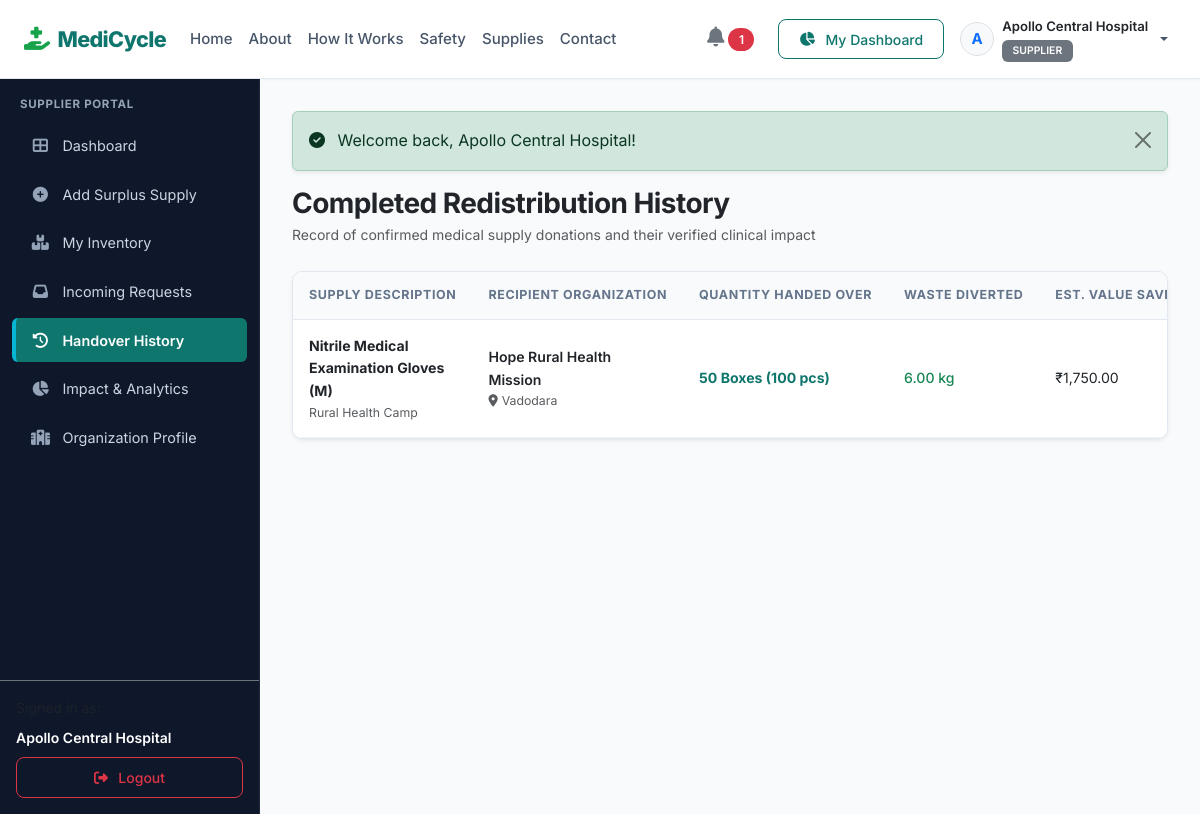
The page /supplier/history.php (signed in) on the database its author committed.
### tables this page shows
CREATE TABLE requests (
    id INT AUTO_INCREMENT PRIMARY KEY,
    supply_id INT NOT NULL,
    requester_id INT NOT NULL,
    requested_quantity INT NOT NULL,
    purpose VARCHAR(255) DEFAULT NULL,
    urgency ENUM('Low', 'Medium', 'High', 'Critical') DEFAULT 'Medium',
    preferred_collection_date DATE DEFAULT NULL,
    message TEXT,
    smart_match_score INT DEFAULT NULL,
    status ENUM('Pending', 'Accepted', 'Ready for Handover', 'Collected', 'Received', 'Completed', 'Rejected') DEFAULT 'Pending',
    supplier_remarks TEXT DEFAULT NULL,
    handover_code VARCHAR(30) DEFAULT NULL,
    requested_at TIMESTAMP DEFAULT CURRENT_TIMESTAMP,
    approved_at DATETIME DEFAULT NULL,
    ready_at DATETIME DEFAULT NULL,
    completed_at DATETIME DEFAULT NULL,
    CONSTRAINT fk_request_supply FOREIGN KEY (supply_id) REFERENCES medical_supplies(id) ON DELETE CASCADE,
    CONSTRAINT fk_request_user FOREIGN KEY (requester_id) REFERENCES users(id) ON DELETE CASCADE,
    INDEX idx_request_status (status)
);

CREATE TABLE medical_supplies (
    id INT AUTO_INCREMENT PRIMARY KEY,
    supplier_id INT NOT NULL,
    category_id INT NOT NULL,
    supply_name VARCHAR(150) NOT NULL,
    description TEXT,
    quantity INT NOT NULL,
    unit VARCHAR(50) NOT NULL,
    condition_status ENUM('New / Unopened', 'Sterile Sealed', 'Surplus Stock') NOT NULL,
    packaging_status ENUM('Original Factory Seal', 'Tamper Evident Packaging', 'Intact Outer Box') NOT NULL,
    expiry_date DATE NOT NULL,
    batch_number VARCHAR(100) DEFAULT NULL,
    storage_requirements VARCHAR(150) DEFAULT 'Room Temperature',
    location VARCHAR(150) NOT NULL,
    availability_date DATE DEFAULT NULL,
    minimum_request_quantity INT DEFAULT 1,
    status ENUM('Available', 'Reserved', 'Handed Over', 'Completed', 'Cancelled') DEFAULT 'Available',
    priority_score INT DEFAULT 50,
    priority_level ENUM('Low', 'Medium', 'High', 'Critical') DEFAULT 'Medium',
    created_at TIMESTAMP DEFAULT CURRENT_TIMESTAMP,
    updated_at TIMESTAMP DEFAULT CURRENT_TIMESTAMP ON UPDATE CURRENT_TIMESTAMP,
    CONSTRAINT fk_supply_supplier FOREIGN KEY (supplier_id) REFERENCES users(id) ON DELETE CASCADE,
    CONSTRAINT fk_supply_category FOREIGN KEY (category_id) REFERENCES categories(id) ON DELETE RESTRICT,
    INDEX idx_supply_status (status),
    INDEX idx_supply_expiry (expiry_date),
    INDEX idx_supply_priority (priority_score)
);

CREATE TABLE organizations (
    id INT AUTO_INCREMENT PRIMARY KEY,
    user_id INT NOT NULL,
    organization_name VARCHAR(150) NOT NULL,
    organization_type VARCHAR(50) NOT NULL,
    license_number VARCHAR(100) DEFAULT NULL,
    address TEXT NOT NULL,
    city VARCHAR(100) NOT NULL,
    state VARCHAR(100) NOT NULL,
    pincode VARCHAR(20) NOT NULL,
    verification_status ENUM('pending', 'verified', 'rejected') DEFAULT 'verified',
    created_at TIMESTAMP DEFAULT CURRENT_TIMESTAMP,
    CONSTRAINT fk_org_user FOREIGN KEY (user_id) REFERENCES users(id) ON DELETE CASCADE,
    INDEX idx_org_city (city)
);

CREATE TABLE impact_metrics (
    id INT AUTO_INCREMENT PRIMARY KEY,
    request_id INT NOT NULL,
    quantity_redistributed INT NOT NULL,
    estimated_waste_avoided DECIMAL(10,2) NOT NULL COMMENT 'kg of medical consumable packaging waste averted',
    estimated_value_saved DECIMAL(10,2) NOT NULL COMMENT 'estimated monetary value in INR',
    organizations_helped INT DEFAULT 1,
    created_at TIMESTAMP DEFAULT CURRENT_TIMESTAMP,
    CONSTRAINT fk_impact_request FOREIGN KEY (request_id) REFERENCES requests(id) ON DELETE CASCADE
);

### includes/functions.php (called while the page is built, shortened)
<?php
function e($string) {
    return htmlspecialchars((string)($string ?? ''), ENT_QUOTES, 'UTF-8');
}

### supplier/history.php (the view, shortened to what this page needs)
<?php
require_once __DIR__ . '/../config/config.php';
$userId = $_SESSION['user_id'];
$stmt = $pdo->prepare("SELECT r.*, s.supply_name, s.unit,
                              u.name as recipient_name, o.organization_name, o.city,
                              m.quantity_redistributed, m.estimated_waste_avoided, m.estimated_value_saved
                       FROM requests r
                       JOIN medical_supplies s ON r.supply_id = s.id
                       JOIN users u ON r.requester_id = u.id
                       LEFT JOIN organizations o ON u.id = o.user_id
                       LEFT JOIN impact_metrics m ON r.id = m.request_id
                       WHERE s.supplier_id = ? AND r.status = 'Completed'
                       ORDER BY r.completed_at DESC");
$stmt->execute([$userId]);
$history = $stmt->fetchAll();
include __DIR__ . '/../includes/header.php';
include __DIR__ . '/../includes/navbar.php';
?>
<div class="app-container">
    <?php include __DIR__ . '/../includes/sidebar.php'; ?>
    <div class="app-content">
        <?php echo render_flash_messages(); ?>
        <div class="d-flex justify-content-between align-items-center mb-4">
            <div>
                <h3 class="fw-bold text-dark mb-1">Completed Redistribution History</h3>
                <p class="text-muted small mb-0">Record of confirmed medical supply donations and their verified clinical impact</p>
            </div>
        </div>
        <div class="card border-0 shadow-sm">
            <div class="card-body p-0">
                <div class="table-responsive">
                    <table class="table table-hover align-middle mb-0">
                        <thead class="table-light">
                            <tr>
                                <th>Supply Description</th>
                                <th>Recipient Organization</th>
                                <th>Quantity Handed Over</th>
                                <th>Waste Diverted</th>
                                <th>Est. Value Saved</th>
                            </tr>
                        </thead>
                        <tbody>
                            <?php if (!empty($history)): ?>
                                <?php foreach ($history as $h): ?>
                                    <tr>
                                        <td>
                                            <span class="fw-bold text-dark"><?php echo e($h['supply_name']); ?></span>
                                            <div class="text-muted small"><?php echo e($h['purpose'] ?? 'Clinical outreach'); ?></div>
                                        </td>
                                        <td>
                                            <span class="fw-semibold text-dark"><?php echo e($h['organization_name'] ?? $h['recipient_name']); ?></span>
                                            <div class="text-muted small"><i class="fas fa-map-marker-alt me-1"></i><?php echo e($h['city']); ?></div>
                                        </td>
                                        <td class="fw-bold text-teal"><?php echo number_format($h['quantity_redistributed'] ?? $h['requested_quantity']) . ' ' . e($h['unit']); ?></td>
                                        <td class="text-success fw-medium"><?php echo number_format($h['estimated_waste_avoided'] ?? 0, 2); ?> kg</td>
                                        <td class="text-dark">₹<?php echo number_format($h['estimated_value_saved'] ?? 0, 2); ?></td>
                                    </tr>
                                <?php endforeach; ?>
                            <?php endif; ?>
                        </tbody>
                    </table>
                </div>
            </div>
        </div>
    </div>
</div>
<?php include __DIR__ . '/../includes/footer.php'; ?>

### assets/css/style.css (style rules this page uses)
:root { --primary-color: #0F766E; --primary-hover: #115E59; --primary-light: #CCFBF1; --primary-bg: #F0FDFA; --secondary-green: #16A34A; --secondary-green-light: #DCFCE7; --accent-cyan: #06B6D4; --accent-cyan-light: #CFFAFE; --dark-slate: #0F172A; --muted-slate: #64748B; --border-color: #E2E8F0; --card-bg: #FFFFFF; --sidebar-bg: #0F172A; --sidebar-hover: #1E293B; --sidebar-active: #0F766E; --sidebar-text: #F1F5F9; --sidebar-muted: #94A3B8; --card-shadow: 0 1px 3px rgba(15, 23, 42, 0.06), 0 1px 2px rgba(15, 23, 42, 0.04); --card-shadow-hover: 0 10px 15px -3px rgba(15, 23, 42, 0.08), 0 4px 6px -4px rgba(15, 23, 42, 0.03); --card-shadow-elevated: 0 20px 25px -5px rgba(15, 23, 42, 0.1), 0 8px 10px -6px rgba(15, 23, 42, 0.05); }
* { box-sizing: border-box; }
html { min-height: 100%; scroll-behavior: smooth; }
body { min-height: 100vh; font-family: 'Inter', -apple-system, BlinkMacSystemFont, 'Segoe UI', Roboto, Helvetica, Arial, sans-serif; background-color: #F8FAFC; color: var(--dark-slate); line-height: 1.6; display: flex; flex-direction: column; overflow-x: hidden; }
section, header, footer, main, .app-container { flex-shrink: 0; }
h1, h2, h3, h4, h5, h6 { font-weight: 700; color: var(--dark-slate); letter-spacing: -0.02em; }
.text-teal { color: var(--primary-color) !important; }
.card { background-color: var(--card-bg); border: 1px solid var(--border-color); border-radius: 12px; box-shadow: var(--card-shadow); transition: transform 0.2s ease, box-shadow 0.2s ease; }
.app-container { display: flex; flex: 1 1 auto; min-height: calc(100vh - 65px); }
.app-content { flex-grow: 1; padding: 2rem; overflow-y: auto; background-color: #F8FAFC; min-width: 0; }
.table-responsive { border: 1px solid var(--border-color); border-radius: 10px; background: #FFFFFF; overflow-x: auto; }
.table { margin-bottom: 0; }
.table th { font-size: 0.78rem; text-transform: uppercase; letter-spacing: 0.05em; font-weight: 700; color: var(--muted-slate); border-top: none; border-bottom: 1px solid var(--border-color); background-color: #F8FAFC; padding: 0.85rem 1rem; white-space: nowrap; }
.table td { padding: 0.95rem 1rem; vertical-align: middle; font-size: 0.88rem; border-color: #F1F5F9; color: var(--dark-slate); }

### rows shown on the page
requests: supply.supply_name "Nitrile Medical Examination Gloves (M)", purpose "Rural Health Camp", organizations.organization_name "Hope Rural Health Mission", organizations.city "Vadodara", impact_metrics.quantity_redistributed "50", supply.unit "Boxes (100 pcs)", impact_metrics.estimated_waste_avoided "6.00", impact_metrics.estimated_value_saved "1,750.00"

### other values the page prints
$unreadNotifCount "1"
substr($currentUser['name'], 0, 1) "A"
$currentUser['name'] "Apollo Central Hospital"
$currentUser['role'] "SUPPLIER"
$message "Welcome back, Apollo Central Hospital!"
